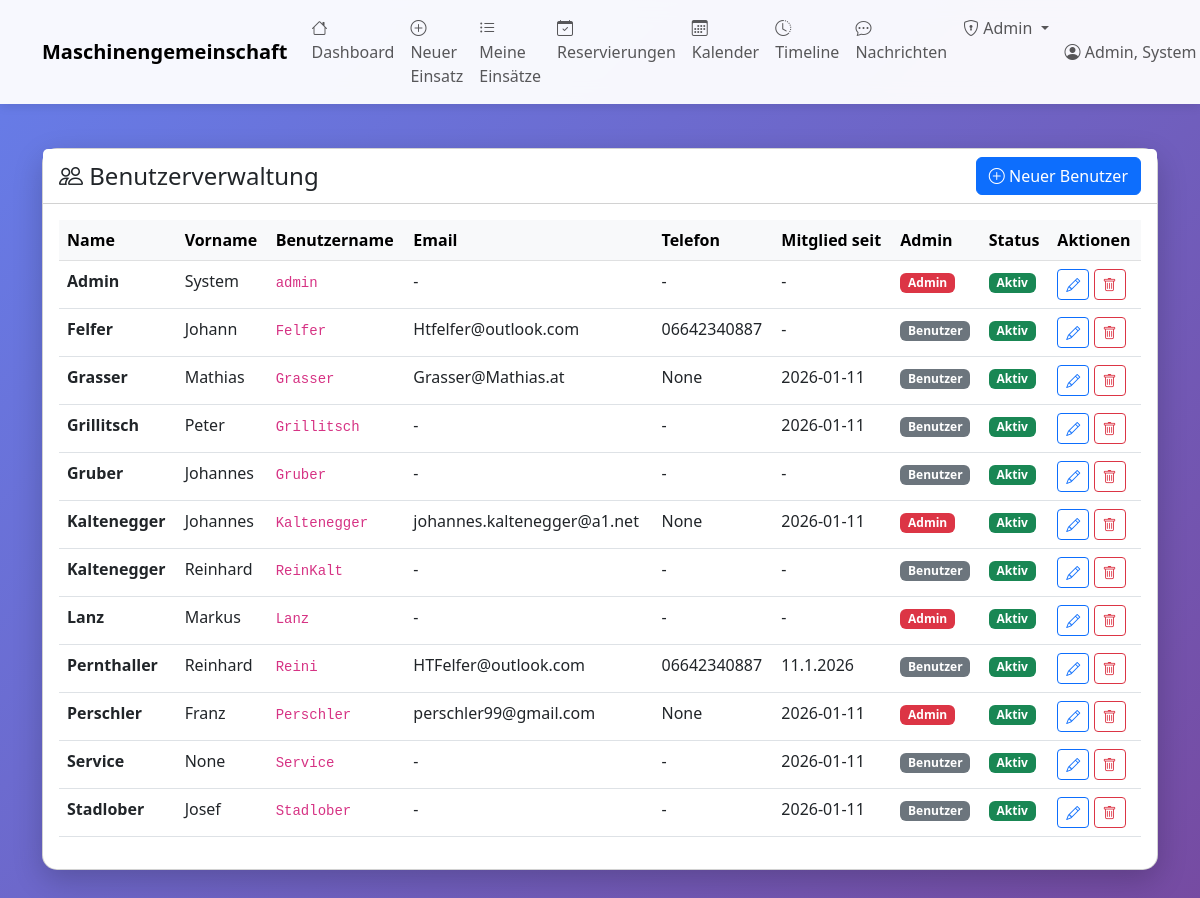
The app's page /admin/benutzer (signed in), older data.
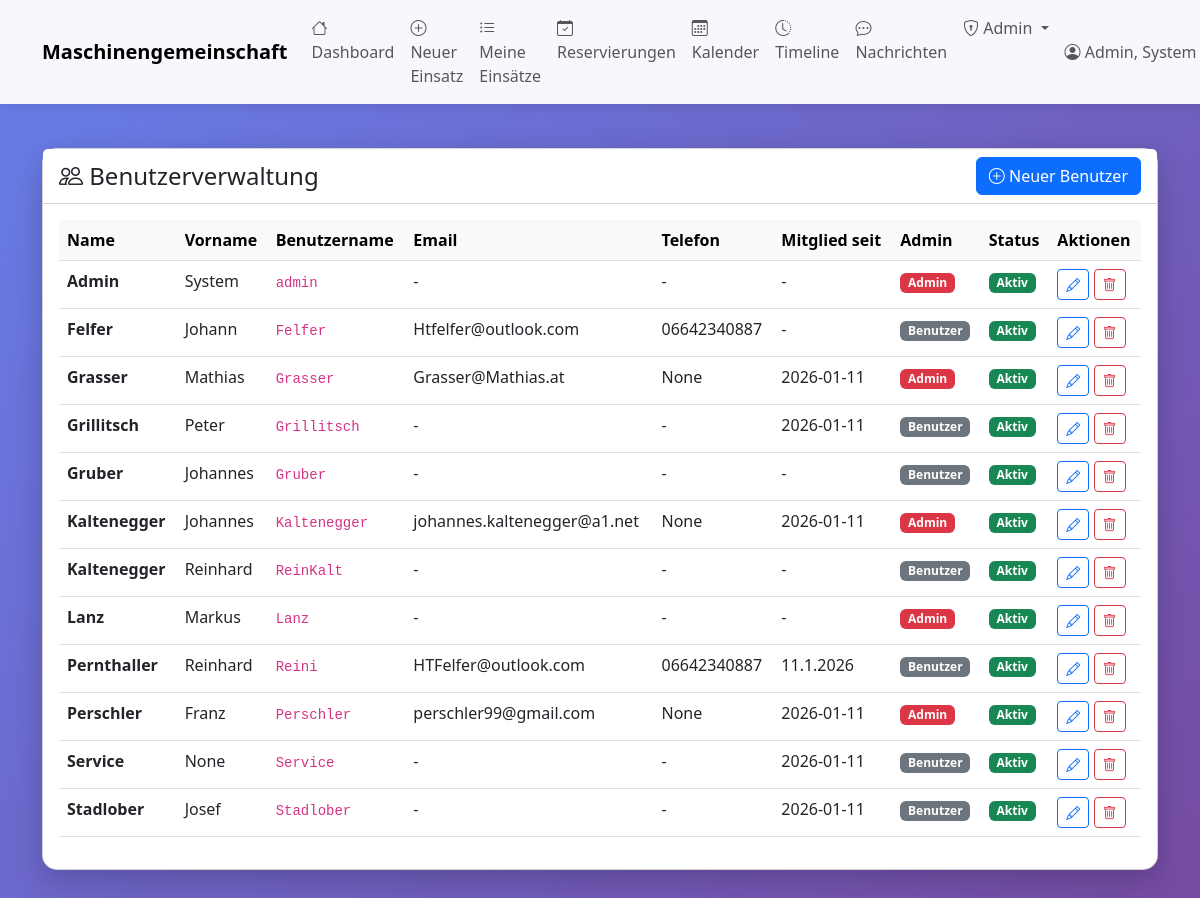
The same page, newer data.
### tables this page shows
CREATE TABLE benutzer (
    id INTEGER PRIMARY KEY AUTOINCREMENT,
    name TEXT NOT NULL,
    vorname TEXT,
    username TEXT UNIQUE,
    password_hash TEXT,
    adresse TEXT,
    telefon TEXT,
    email TEXT,
    mitglied_seit DATE,
    aktiv BOOLEAN DEFAULT 1,
    bemerkungen TEXT
, is_admin BOOLEAN DEFAULT 0, treibstoffkosten_preis REAL DEFAULT 1.50, backup_schwellwert INTEGER DEFAULT 50, letzter_treibstoffpreis REAL, admin_level INTEGER DEFAULT 0);

### web_app.py (the view)
@app.route('/admin/benutzer')
@admin_required
def admin_benutzer():
    with MaschinenDBContext(DB_PATH) as db:
        benutzer = db.get_all_benutzer(nur_aktive=False)
    return render_template('admin_benutzer.html', benutzer=benutzer)

### database.py (called while the page is built)
    def connect(self):
        self.connection = sqlite3.connect(self.db_path)
        self.connection.row_factory = sqlite3.Row
        self.cursor = self.connection.cursor()

    def close(self):
        if self.connection:
            self.connection.close()

    def get_all_benutzer(self, nur_aktive: bool = True) -> List[Dict]:
        sql = "SELECT * FROM benutzer"
        if nur_aktive:
            sql += " WHERE aktiv = 1"
        sql += " ORDER BY name, vorname"
        self.cursor.execute(sql)
        return [dict(row) for row in self.cursor.fetchall()]

    def __enter__(self):
        self.connect()
        return self

    def __exit__(self, exc_type, exc_val, exc_tb):
        if exc_type is None:
            self.connection.commit()
        else:
            self.connection.rollback()
        self.close()
        return False

### templates/admin_benutzer.html (shortened to what this page needs)
{% extends "base.html" %}
{% block content %}
<div class="row mt-4">
    <div class="col-12">
        <div class="card">
            <div class="card-header bg-white d-flex justify-content-between align-items-center">
                <h4 class="mb-0">
                    <i class="bi bi-people"></i> Benutzerverwaltung
                </h4>
                <a href="{{ url_for('admin_benutzer_neu') }}" class="btn btn-primary">
                    <i class="bi bi-plus-circle"></i> Neuer Benutzer
                </a>
            </div>
            <div class="card-body">
                <div class="table-responsive">
                    <table class="table table-hover">
                        <thead class="table-light">
                            <tr>
                                <th>Name</th>
                                <th>Vorname</th>
                                <th>Benutzername</th>
                                <th>Email</th>
                                <th>Telefon</th>
                                <th>Mitglied seit</th>
                                <th>Admin</th>
                                <th>Status</th>
                                <th>Aktionen</th>
                            </tr>
                        </thead>
                        <tbody>
                            {% for benutzer in benutzer %}
                            <tr>
                                <td><strong>{{ benutzer.name }}</strong></td>
                                <td>{{ benutzer.vorname }}</td>
                                <td>
                                    {% if benutzer.username %}
                                        <code>{{ benutzer.username }}</code>
                                    {% else %}
                                        <span class="text-muted">-</span>
                                    {% endif %}
                                </td>
                                <td>{{ benutzer.email or '-' }}</td>
                                <td>{{ benutzer.telefon or '-' }}</td>
                                <td>{{ benutzer.mitglied_seit or '-' }}</td>
                                <td>
                                    {% if benutzer.is_admin %}
                                        <span class="badge bg-danger">Admin</span>
                                    {% else %}
                                        <span class="badge bg-secondary">Benutzer</span>
                                    {% endif %}
                                </td>
                                <td>
                                    {% if benutzer.aktiv %}
                                        <span class="badge bg-success">Aktiv</span>
                                    {% else %}
                                        <span class="badge bg-secondary">Inaktiv</span>
                                    {% endif %}
                                </td>
                                <td>
                                    <a href="{{ url_for('admin_benutzer_edit', benutzer_id=benutzer.id) }}"
                                       class="btn btn-sm btn-outline-primary" title="Bearbeiten">
                                        <i class="bi bi-pencil"></i>
                                    </a>
                                    <button type="button" class="btn btn-sm btn-outline-danger"
                                            onclick="confirmDelete({{ benutzer.id }}, '{{ benutzer.name }}')" title="Löschen">
                                        <i class="bi bi-trash"></i>
                                    </button>
                                </td>
                            </tr>
                            {% endfor %}
                        </tbody>
                    </table>
                </div>
            </div>
        </div>
    </div>
</div>
{% endblock %}

Row changes from the older to the newer data that the page shows:
changed benutzer "Grasser": is_admin "Benutzer" → "Admin"
